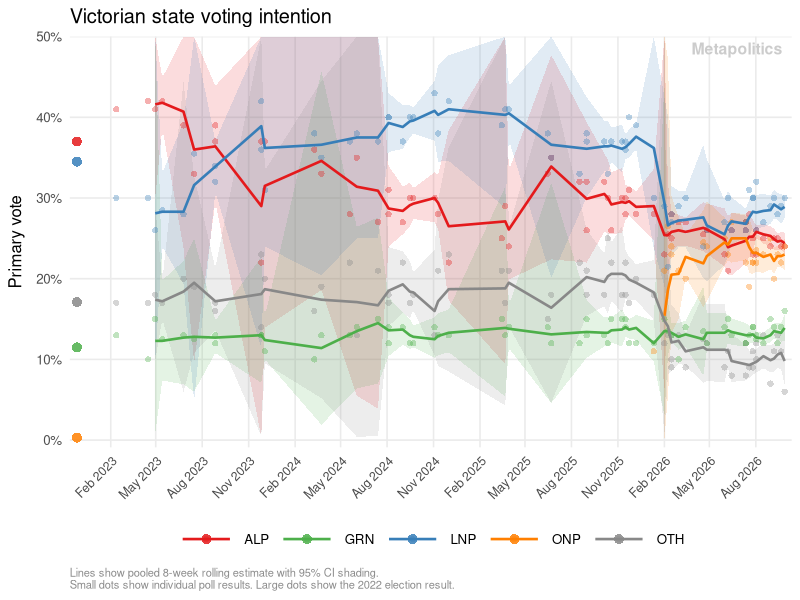
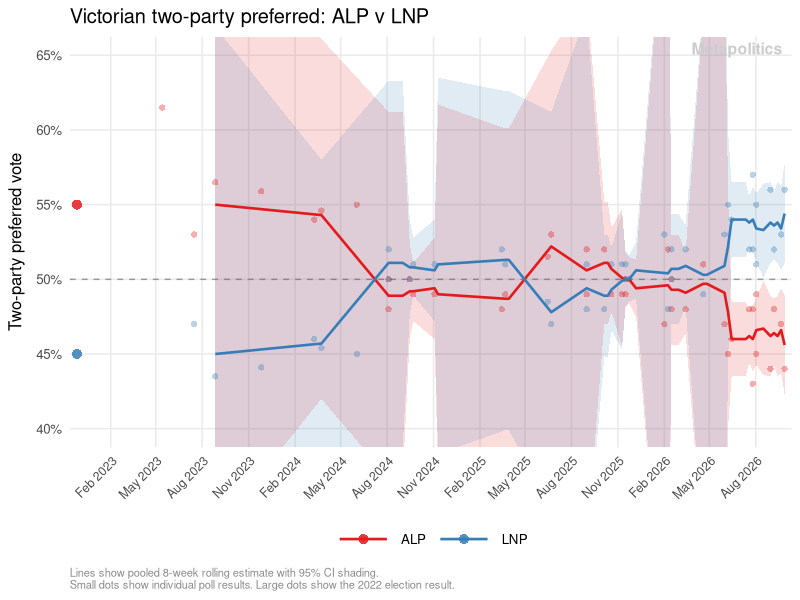

Generate these figures, in order, with R:
#-#-#-#-#-#-#-#-#-#-#-#-#-#-#-#-#-#-#-#-#-#-#-#-#-#-#-#-#-#-#-#-#-#-#-#-#-#-#-#-#-#-#-#-#-#-#-#-#-#-#-#-#-#-#

# Meta-politics: Pooled Primary votes and 2PP - Victoria

#-#-#-#-#-#-#-#-#-#-#-#-#-#-#-#-#-#-#-#-#-#-#-#-#-#-#-#-#-#-#-#-#-#-#-#-#-#-#-#-#-#-#-#-#-#-#-#-#-#-#-#-#-#-#

# I) Settings ------------------------------------------------------------------
window_weeks   <- 8     # rolling window length in weeks (8 needed to capture sufficient polls)
min_polls      <- 2     # minimum polls in a window to fit a model
pv_parties     <- c("ALP", "ONP", "LNP", "GRN", "OTH")

# II) Packages -----------------------------------------------------------------
library(tidyverse)
library(metafor)
library(scales)

# 1) Data ----------------------------------------------------------------------
df_raw<-read.csv('data/raw/data_Vic.csv')
names(df_raw) <- sub('^X', '', names(df_raw))

month_abb <- c("jan","feb","mar","apr","may","jun","jul","aug","sep","oct","nov","dec")

df_clean <- df_raw %>%
  mutate(
    election = str_detect(Polling.firm, regex("election", ignore_case = TRUE))
  ) %>%
  # Drop electorate-level polls (no sample size) - keep election results
  filter(election | !(is.na(Sample.size) | Sample.size == "")) %>%
  mutate(
    # Code the dates
    Date_lb = dmy(Date_lb, quiet = TRUE),
    # Month-range dates (e.g. 'May - Jun', 'Dec - Jan'): use 1st of first month
    m1 = match(str_to_lower(str_extract(Date, "^[A-Za-z]{3}")), month_abb),
    m2 = match(str_to_lower(str_extract(Date, "[A-Za-z]{3}(?=[a-z]*\\s*$)")), month_abb),
    range_year = if_else(!is.na(m2) & m1 > m2, Year - 1L, Year),
    # Extract components for fuzzy dates
    period = str_extract(Date, "Early|Mid|Late"),
    month  = str_extract(Date, "January|February|March|April|May|June|July|August|September|October|November|December"),
    month_num = match(month, month.name),
    day_est = case_when(
      period == "Early" ~ 1,
      period == "Mid"   ~ 15,
      period == "Late"  ~ 28,
      TRUE ~ NA_real_
    ),
    # Build final lowerbound date
    Date_lb = case_when(
      !is.na(Date_lb) ~ Date_lb,
      !is.na(month_num) & !is.na(day_est) ~ make_date(Year, month_num, day_est),
      !is.na(m1) ~ make_date(range_year, m1, 1)
    ),
    date_floor = floor_date(Date_lb, unit = "months"),
    week_floor = floor_date(Date_lb, unit = "weeks"),

    # Code other variables
    Sample.size = str_remove_all(Sample.size, "[,~]"),
    sample = suppressWarnings(as.numeric(if_else(election, NA_character_, Sample.size))),

    across(c('pv_party', '2pp_party_1', '2pp_party_2'),
           ~ if_else(.x == 'L/NP', 'LNP', .x)),
    across(c('Polling.firm', 'Client', 'Interview.mode'),
           ~ as.factor(.x)),
    pv_n  = round(pv_prop / 100 * sample),
    row_id = 1:nrow(.)
  ) %>%
  select(-m1, -m2, -range_year) %>%

  # Create poll ID, denote whether poll included LIB/NAT primary votes
  group_by(Year, Date, Polling.firm) %>%
  mutate(
    poll_id = cur_group_id(),
    pv_collapse = any(pv_party %in% c("LIB", "NAT"))
  ) %>%
  ungroup()

# Create LNP combined primary vote where LIB and NAT are reported separately
LNP_target_rows <- df_clean %>%
  filter(pv_collapse == TRUE &
           pv_party %in% c('LNP', 'NAT', 'LIB') &
           is.na(`2pp_party_1`))

df_clean_pv_coll <- LNP_target_rows %>%
  # If a merged LIB/NAT/LNP value already exists, use that, otherwise combine LIB and NAT PVs
  group_by(Year, Date, Date_lb, Polling.firm, Client, Interview.mode, Sample.size, poll_id, date_floor, week_floor) %>%
  mutate(
    n = n(),
    pv_prop = case_when(
      n > 1 & all(pv_prop == max(pv_prop)) ~ pv_prop,
      n > 1 ~ sum(pv_prop, na.rm = T),
      T ~ pv_prop
    ),
    pv_n = case_when(
      n > 1 & all(pv_n == max(pv_n)) ~ pv_n,
      n > 1 ~ sum(pv_n, na.rm = T),
      T ~ pv_n
    ),
    pv_party = 'LNP'
  ) %>%
  slice(1) %>%
  ungroup() %>%
  select(-n)

df_bound <- df_clean %>%
  filter(!row_id %in% LNP_target_rows$row_id) %>%
  bind_rows(df_clean_pv_coll) %>%
  mutate(
    # 2PP: ALP share v LNP
    tpp_alp_lnp = `2pp_party_1` %in% 'ALP' & `2pp_party_2` %in% 'LNP',
    tpp_n = round(`2pp_party_1_prop` / 100 * sample),
    # One series column for primary votes and the 2PP
    series = case_when(
      tpp_alp_lnp ~ "2PP",
      is.na(`2pp_party_1`) ~ pv_party
    ),
    xi = if_else(tpp_alp_lnp, tpp_n, pv_n)
  ) %>%
  arrange(desc(date_floor), Polling.firm) %>%
  mutate(effect_id = 1:nrow(.))

# Add effect size (logit proportion) and variance
df_bound <- escalc(measure = "PLO", xi = xi, ni = sample, data = df_bound)
names(df_bound) <- sub('^X', '', names(df_bound))

# Rows used for modelling: polls only (no elections, no MRP), known date and n
model_df <- df_bound %>%
  filter(
    series %in% c(pv_parties, "2PP"),
    election == FALSE,
    !str_detect(Polling.firm, "MRP"),
    !is.na(week_floor),
    !is.na(yi)
  )

all_series <- c(pv_parties, "2PP")

# 2) Pooled effects: single-level rolling window -------------------------------
fit_window <- function(week, series_name) {
  analysis_df <- model_df %>%
    filter(series == series_name,
           week_floor <= week,
           week_floor > week - weeks(window_weeks))

  if (nrow(analysis_df) >= min_polls) {
    mod <- rma(yi, vi,
               test = "t",   # Knapp & Hartung (2003) adjustment
               data = analysis_df)
    pr <- predict(mod)
    tibble(
      series    = series_name,
      week      = week,
      week_min  = min(analysis_df$week_floor),
      week_max  = max(analysis_df$week_floor),
      n         = length(unique(analysis_df$Polling.firm)),
      k         = mod$k,
      pval      = round(mod$pval, 3),
      est       = round(transf.ilogit(pr$pred), 3),
      est_ci_lb = round(transf.ilogit(pr$ci.lb), 3),
      est_ci_ub = round(transf.ilogit(pr$ci.ub), 3)
    )
  } else {
    tibble(series = series_name, week = week, week_min = as.Date(NA),
           week_max = as.Date(NA), n = NA_integer_, k = nrow(analysis_df),
           pval = NA_real_, est = NA_real_, est_ci_lb = NA_real_, est_ci_ub = NA_real_)
  }
}

# Create week skelet
poll_weeks <- sort(unique(model_df$week_floor))

mod_df_all <- expand_grid(week = poll_weeks, series = all_series) %>%
  pmap_dfr(~ fit_window(..1, ..2))

# Raw poll points for plotting
analy_df_all <- model_df %>%
  as_tibble() %>%
  transmute(
    series,
    week_floor = as.Date(week_floor),
    prop = if_else(series == "2PP", `2pp_party_1_prop`, pv_prop) * .01
  )

# Election results for plotting
election_df <- df_bound %>%
  as_tibble() %>%
  filter(election == TRUE, series %in% c(pv_parties, "2PP")) %>%
  transmute(series, Date_lb = as.Date(Date_lb),
            prop = if_else(series == "2PP", `2pp_party_1_prop`, pv_prop) * .01) %>%
  group_by(series) %>%
  slice_min(Date_lb, n = 1, with_ties = FALSE) %>%
  ungroup()

# 3) Interpolate across gaps so line and ribbon are continuous ------------------
interpolate_weekly <- function(df, group_col) {
  df <- df %>% filter(!is.na(est)) %>% mutate(week = as.Date(week))
  spine <- seq.Date(min(df$week), max(df$week), by = "week")
  df %>%
    group_by(.data[[group_col]]) %>%
    complete(week = spine) %>%
    mutate(
      week = as.Date(week),
      across(c(est, est_ci_lb, est_ci_ub), ~ {
        obs <- !is.na(.)
        if (sum(obs) < 2) return(.)
        approx(as.numeric(week[obs]), .[obs], xout = as.numeric(week), rule = 1)$y
      })
    ) %>%
    ungroup()
}

party_colours <- c(
  ALP = "#E41A1C",   # red
  LNP = "#377EB8",   # blue
  ONP = "#FF7F00",   # orange
  GRN = "#4DAF4A",   # green
  OTH = "#888888"    # grey
)

plot_theme <- theme_minimal(base_size = 12) +
  theme(
    axis.text.x      = element_text(angle = 45, hjust = 1, size = 9),
    axis.title.y     = element_text(margin = margin(r = 8)),
    legend.position  = "bottom",
    legend.key.width = unit(1.5, "cm"),
    panel.grid.minor = element_blank(),
    panel.grid.major = element_line(colour = "grey92"),
    plot.caption     = element_text(colour = "grey55", size = 8,
                                    hjust = 0, margin = margin(t = 6))
  )

watermark <- annotate("text", x = as.Date(Inf), y = Inf, label = "Metapolitics",
                      hjust = 1.1, vjust = 1.5, size = 4,
                      colour = "grey80", fontface = "bold")

caption_text <- paste0(
  "Lines show pooled ", window_weeks, "-week rolling estimate with 95% CI shading.\n",
  "Small dots show individual poll results. Large dots show the 2022 election result."
)

out_date <- max(df_clean$Date_lb, na.rm = TRUE)
dir.create("output/figures", showWarnings = FALSE, recursive = TRUE)

# 4) Primary vote plot -----------------------------------------------------------
scale_roof <- .50

pv_plot_df <- mod_df_all %>%
  filter(series %in% pv_parties) %>%
  mutate(est_ci_ub = pmin(est_ci_ub, scale_roof)) %>%
  interpolate_weekly("series")

p_pv <- ggplot() +
  geom_ribbon(data = pv_plot_df,
              aes(x = week, ymin = est_ci_lb, ymax = est_ci_ub, fill = series, group = series),
              alpha = 0.15, na.rm = TRUE) +
  geom_point(data = filter(analy_df_all, series %in% pv_parties),
             aes(x = week_floor, y = prop, colour = series),
             size = 1.8, alpha = 0.35, shape = 16) +
  geom_point(data = filter(election_df, series %in% pv_parties),
             aes(x = Date_lb, y = prop, colour = series),
             size = 3, alpha = 0.85, shape = 16) +
  geom_line(data = pv_plot_df, aes(x = week, y = est, colour = series),
            linewidth = 0.9, na.rm = TRUE) +
  scale_colour_manual(values = party_colours, name = NULL) +
  scale_fill_manual(values = party_colours, name = NULL, guide = "none") +
  scale_x_date(date_breaks = "3 months", date_labels = "%b %Y",
               expand = expansion(mult = c(0.01, 0.01))) +
  scale_y_continuous(labels = percent_format(accuracy = 1),
                     limits = c(NA, scale_roof),
                     expand = expansion(mult = c(0.02, 0))) +
  labs(x = NULL, y = "Primary vote",
       title = "Victorian state voting intention",
       caption = caption_text) +
  plot_theme + watermark

ggsave(paste0("output/figures/poll_plot_Vic ", out_date, ".png"),
       plot = p_pv, width = 10, height = 6, dpi = 150)

# 6) 2PP plot (ALP v LNP) ----------------------------------------------------------
# ALP share is modelled; LNP is its complement (1 - ALP, CI mirrored)
tpp_alp <- mod_df_all %>%
  filter(series == "2PP") %>%
  mutate(party = "ALP") %>%
  interpolate_weekly("party")

tpp_plot_df <- bind_rows(
  tpp_alp,
  tpp_alp %>% mutate(party = "LNP", est = 1 - est,
                     lb = 1 - est_ci_ub, ub = 1 - est_ci_lb) %>%
    mutate(est_ci_lb = lb, est_ci_ub = ub) %>% select(-lb, -ub)
)

tpp_points <- bind_rows(
  filter(analy_df_all, series == "2PP") %>% mutate(party = "ALP"),
  filter(analy_df_all, series == "2PP") %>% mutate(party = "LNP", prop = 1 - prop)
)

tpp_election <- bind_rows(
  filter(election_df, series == "2PP") %>% mutate(party = "ALP"),
  filter(election_df, series == "2PP") %>% mutate(party = "LNP", prop = 1 - prop)
)

p_tpp <- ggplot() +
  geom_hline(yintercept = .5, colour = "grey60", linetype = "dashed") +
  geom_ribbon(data = tpp_plot_df,
              aes(x = week, ymin = est_ci_lb, ymax = est_ci_ub, fill = party, group = party),
              alpha = 0.15, na.rm = TRUE) +
  geom_point(data = tpp_points, aes(x = week_floor, y = prop, colour = party),
             size = 1.8, alpha = 0.35, shape = 16) +
  geom_point(data = tpp_election, aes(x = Date_lb, y = prop, colour = party),
             size = 3, alpha = 0.85, shape = 16) +
  geom_line(data = tpp_plot_df, aes(x = week, y = est, colour = party),
            linewidth = 0.9, na.rm = TRUE) +
  scale_colour_manual(values = party_colours[c("ALP", "LNP")], name = NULL) +
  scale_fill_manual(values = party_colours[c("ALP", "LNP")], name = NULL, guide = "none") +
  scale_x_date(date_breaks = "3 months", date_labels = "%b %Y",
               expand = expansion(mult = c(0.01, 0.01))) +
  scale_y_continuous(labels = percent_format(accuracy = 1),
                     breaks = seq(.40, .70, .05)) +
  coord_cartesian(ylim = c(.40, .65)) +   # zoom without dropping CI/poll rows
  labs(x = NULL, y = "Two-party preferred vote",
       title = "Victorian two-party preferred: ALP v LNP",
       caption = caption_text) +
  plot_theme + watermark

ggsave(paste0("output/figures/tpp_plot_Vic ", out_date, ".png"),
       plot = p_tpp, width = 10, height = 6, dpi = 150)

# 7) Save model estimates --------------------------------------------------------
# write.csv(mod_df_all, "output/tables/pooled_estimates_Vic.csv", row.names = FALSE)
